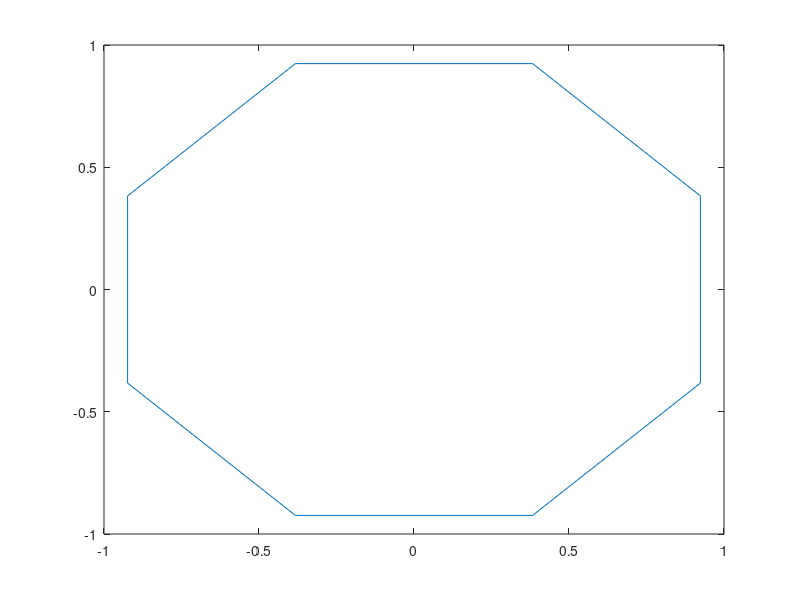

Write the MATLAB code that produced this figure. (Note: this script raises an error after producing the figure.)
%% Define constants
n_panels = 8;
r = 1;
U_inf  = 1;

%% Create the panels and grid
[xp, yp] = meshgrid(-3:.1:3, -2:0.1:2);
panel_sep = 2*pi/n_panels;
theta    = (-pi+0.5*panel_sep):panel_sep:(pi+0.5*panel_sep);
theta    = flip(theta);
x = r*cos(theta);
y = r*sin(theta);

plot(x,y)

q = get_source_strengths(x, y, U_inf)